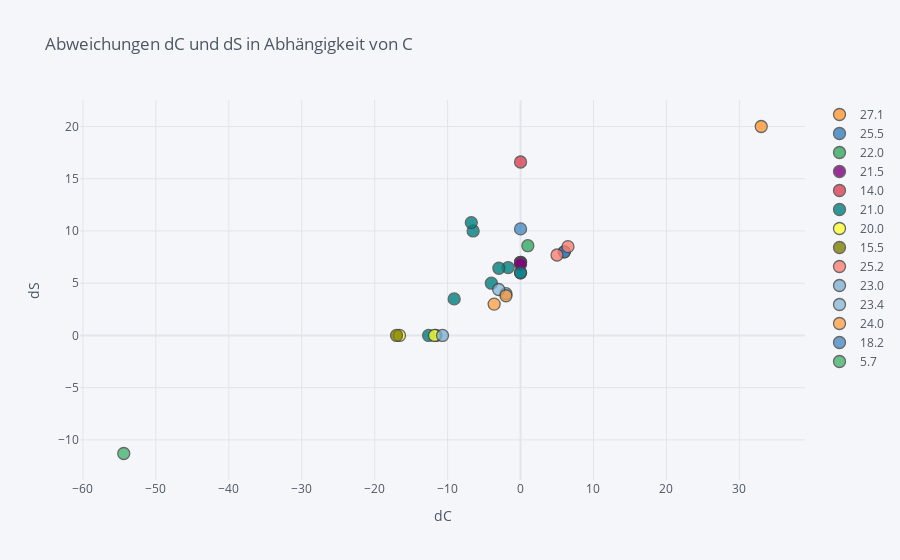

The code cell stored with this chart in its notebook:
### Code cell
df.iplot(
x='dC',
y='dS',
# Specify the category
categories='C',
xTitle='dC',
yTitle='dS',
title='Abweichungen dC und dS in Abhängigkeit von C')
plt.show()

### Figure 1 — Plotly figure (JSON) as saved in the notebook; plotly's stock layout.template omitted (floating-point values rounded to 4 significant figures)
{"data": [{"marker": {"color": "rgba(255, 153, 51, 1.0)", "line": {"width": 1.3}, "opacity": 0.8, "size": 12, "symbol": "circle"}, "mode": "markers", "name": "27.1", "textfont": {"color": "#4D5663"}, "type": "scatter", "x": [33], "y": [20]}, {"marker": {"color": "rgba(55, 128, 191, 1.0)", "line": {"width": 1.3}, "opacity": 0.8, "size": 12, "symbol": "circle"}, "mode": "markers", "name": "25.5", "textfont": {"color": "#4D5663"}, "type": "scatter", "x": [6, 6, 0], "y": [8, 8, 6]}, {"marker": {"color": "rgba(50, 171, 96, 1.0)", "line": {"width": 1.3}, "opacity": 0.8, "size": 12, "symbol": "circle"}, "mode": "markers", "name": "22.0", "textfont": {"color": "#4D5663"}, "type": "scatter", "x": [1, 0, -11.6], "y": [8.59, 7, 0]}, {"marker": {"color": "rgba(128, 0, 128, 1.0)", "line": {"width": 1.3}, "opacity": 0.8, "size": 12, "symbol": "circle"}, "mode": "markers", "name": "21.5", "textfont": {"color": "#4D5663"}, "type": "scatter", "x": [0, 0], "y": [7, 6.8]}, {"marker": {"color": "rgba(219, 64, 82, 1.0)", "line": {"width": 1.3}, "opacity": 0.8, "size": 12, "symbol": "circle"}, "mode": "markers", "name": "14.0", "textfont": {"color": "#4D5663"}, "type": "scatter", "x": [0], "y": [16.6]}, {"marker": {"color": "rgba(0, 128, 128, 1.0)", "line": {"width": 1.3}, "opacity": 0.8, "size": 12, "symbol": "circle"}, "mode": "markers", "name": "21.0", "textfont": {"color": "#4D5663"}, "type": "scatter", "x": [-1.7, -2.97, -4, 0, -6.5, -6.75, -9.1, -12.6], "y": [6.5, 6.43, 5, 6, 10, 10.8, 3.5, 0]}, {"marker": {"color": "rgba(255, 255, 51, 1.0)", "line": {"width": 1.3}, "opacity": 0.8, "size": 12, "symbol": "circle"}, "mode": "markers", "name": "20.0", "textfont": {"color": "#4D5663"}, "type": "scatter", "x": [-11.8, -16.6], "y": [0, 0]}, {"marker": {"color": "rgba(128, 128, 0, 1.0)", "line": {"width": 1.3}, "opacity": 0.8, "size": 12, "symbol": "circle"}, "mode": "markers", "name": "15.5", "textfont": {"color": "#4D5663"}, "type": "scatter", "x": [-17], "y": [0]}, {"marker": {"color": "rgba(251, 128, 114, 1.0)", "line": {"width": 1.3}, "opacity": 0.8, "size": 12, "symbol": "circle"}, "mode": "markers", "name": "25.2", "textfont": {"color": "#4D5663"}, "type": "scatter", "x": [6.5, 5], "y": [8.5, 7.7]}, {"marker": {"color": "rgba(128, 177, 211, 1.0)", "line": {"width": 1.3}, "opacity": 0.8, "size": 12, "symbol": "circle"}, "mode": "markers", "name": "23.0", "textfont": {"color": "#4D5663"}, "type": "scatter", "x": [-2, -10.7], "y": [4, 0]}, {"marker": {"color": "rgba(128, 177, 211, 0.8999999999999999)", "line": {"width": 1.3}, "opacity": 0.8, "size": 12, "symbol": "circle"}, "mode": "markers", "name": "23.4", "textfont": {"color": "#4D5663"}, "type": "scatter", "x": [-3], "y": [4.4]}, {"marker": {"color": "rgba(255, 153, 51, 0.8999999999999999)", "line": {"width": 1.3}, "opacity": 0.8, "size": 12, "symbol": "circle"}, "mode": "markers", "name": "24.0", "textfont": {"color": "#4D5663"}, "type": "scatter", "x": [-2, -3.62], "y": [3.8, 3]}, {"marker": {"color": "rgba(55, 128, 191, 0.8999999999999999)", "line": {"width": 1.3}, "opacity": 0.8, "size": 12, "symbol": "circle"}, "mode": "markers", "name": "18.2", "textfont": {"color": "#4D5663"}, "type": "scatter", "x": [0], "y": [10.2]}, {"marker": {"color": "rgba(50, 171, 96, 0.8999999999999999)", "line": {"width": 1.3}, "opacity": 0.8, "size": 12, "symbol": "circle"}, "mode": "markers", "name": "5.7", "textfont": {"color": "#4D5663"}, "type": "scatter", "x": [-54.4], "y": [-11.3]}], "layout": {"legend": {"bgcolor": "#F5F6F9", "font": {"color": "#4D5663"}}, "paper_bgcolor": "#F5F6F9", "plot_bgcolor": "#F5F6F9", "title": {"font": {"color": "#4D5663"}, "text": "Abweichungen dC und dS in Abhängigkeit von C"}, "xaxis": {"gridcolor": "#E1E5ED", "showgrid": true, "tickfont": {"color": "#4D5663"}, "title": {"font": {"color": "#4D5663"}, "text": "dC"}, "zerolinecolor": "#E1E5ED"}, "yaxis": {"gridcolor": "#E1E5ED", "showgrid": true, "tickfont": {"color": "#4D5663"}, "title": {"font": {"color": "#4D5663"}, "text": "dS"}, "zerolinecolor": "#E1E5ED"}}}
